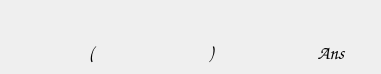
   <widget class="QWidget" name="tab">
    <attribute name="title">
     <string>基本</string>
    </attribute>
    <widget class="QPushButton" name="LeftSign">
     <property name="geometry">
      <rect>
       <x>50</x>
       <y>40</y>
       <width>82</width>
       <height>25</height>
      </rect>
     </property>
     <property name="font">
      <font>
       <family>Comic Sans MS</family>
       <pointsize>14</pointsize>
      </font>
     </property>
     <property name="styleSheet">
      <string notr="true"/>
     </property>
     <property name="text">
      <string>(</string>
     </property>
     <property name="flat">
      <bool>true</bool>
     </property>
    </widget>
    <widget class="QPushButton" name="RightSign">
     <property name="geometry">
      <rect>
       <x>170</x>
       <y>40</y>
       <width>82</width>
       <height>25</height>
      </rect>
     </property>
     <property name="font">
      <font>
       <family>Comic Sans MS</family>
       <pointsize>14</pointsize>
      </font>
     </property>
     <property name="styleSheet">
      <string notr="true"/>
     </property>
     <property name="text">
      <string>)</string>
     </property>
     <property name="flat">
      <bool>true</bool>
     </property>
    </widget>
    <widget class="QPushButton" name="Answer">
     <property name="geometry">
      <rect>
       <x>290</x>
       <y>40</y>
       <width>82</width>
       <height>25</height>
      </rect>
     </property>
     <property name="font">
      <font>
       <family>Comic Sans MS</family>
       <pointsize>14</pointsize>
      </font>
     </property>
     <property name="styleSheet">
      <string notr="true"/>
     </property>
     <property name="text">
      <string>Ans</string>
     </property>
     <property name="flat">
      <bool>true</bool>
     </property>
    </widget>
   </widget>
